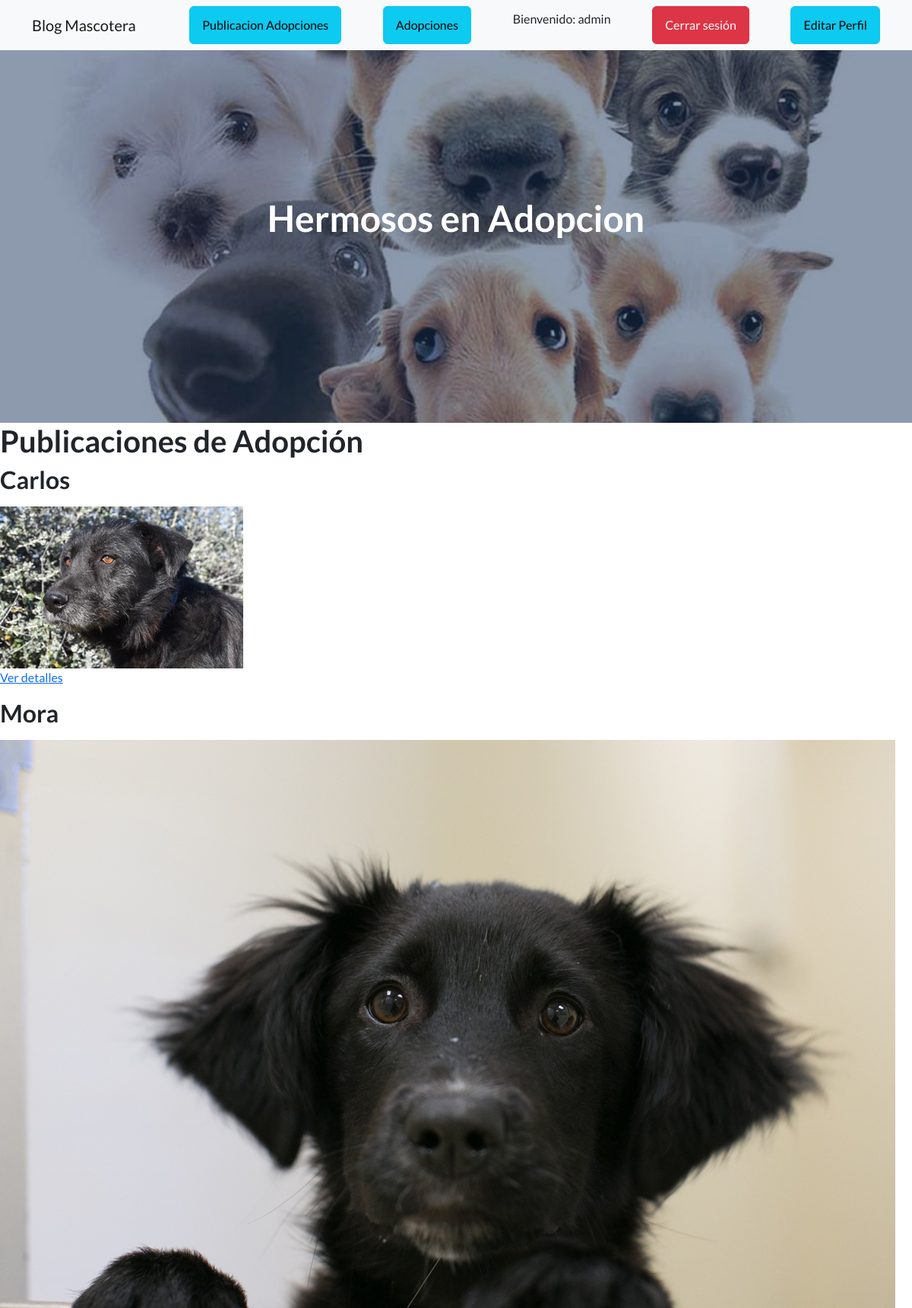
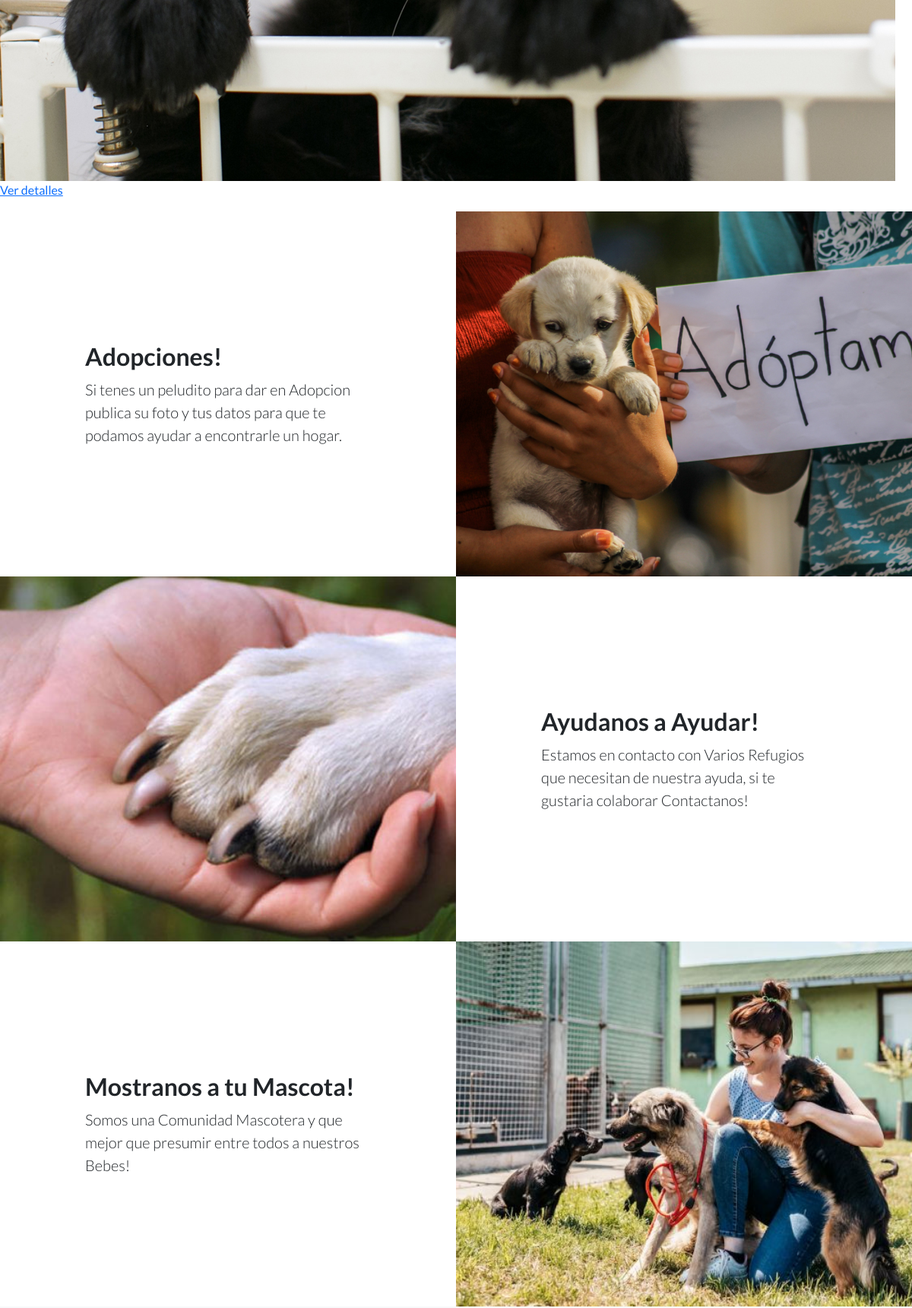
The page /AppInicio/adopcion_lista/ (signed in, upper part) on the database its author committed (2 pictures, top to bottom).
### AppInicio/models.py (models this page shows, shortened)
class Adopcion(models.Model):
    autor = models.ForeignKey(User, on_delete=models.CASCADE)
    nombre = models.CharField(max_length=200)
    raza = models.CharField(max_length=200,default='desconocida')
    edad = models.IntegerField(default=1)
    animal_info = models.TextField()
    imagen = models.ImageField(upload_to='adoption_images/')
    fecha_creacion = models.DateTimeField(auto_now_add=True)

### AppInicio/views.py (the view)
# urls.py: path('adopcion_lista/', adopcion_lista, name='adopcion_lista'),
def adopcion_lista(request):
    adopciones = Adopcion.objects.all()
    return render(request, 'AppInicio/adopcion_lista.html', {'adopciones': adopciones})

### AppInicio/templates/AppInicio/adopcion_lista.html (shortened to what this page needs)
{% extends "AppInicio/padre.html" %}
{% load static %}
{% block titulo %}
Hermosos en Adopcion
{% endblock %}
{% block contenido %}
  <h1>Publicaciones de Adopción</h1>
  {% for adopcion in adopciones %}
    <h2>{{ adopcion.nombre }}</h2>
    <img src="{{ adopcion.imagen.url }}" alt="{{ adopcion.nombre }}">
    <p><a href="{% url 'AppInicio:adopcion_detalle' adopcion_id=adopcion.id %}">Ver detalles</a></p>
  {% endfor %}
{% endblock %}

### AppInicio/templates/AppInicio/padre.html (shortened to what this page needs)
<!DOCTYPE html>
<html lang="en">
    <head>
        {% load static %}
        <link href="https://cdn.jsdelivr.net/npm/bootstrap-icons@1.5.0/font/bootstrap-icons.css" rel="stylesheet" type="text/css" />
        <link href="{% static 'AppInicio/css/styles.css' %}" rel="stylesheet" />
    </head>
    <body>
        <nav class="navbar navbar-light bg-light static-top">
            <div class="container">
                <a class="navbar-brand" href="#!">Blog Mascotera</a>
                <a class="btn btn-info" href="{% url 'AppInicio:adopcion_lista' %}">Publicacion Adopciones</a>
                {% if user.is_authenticated %}
                <a class="btn btn-info" href="{% url 'AppInicio:adopcion_nuevo' %}">Adopciones</a>
                <p> Bienvenido: {{ user.username }}</p>
                <a class="btn btn-danger" href="{% url 'AppInicio:logout' %}">Cerrar sesión</a>
                <a class="btn btn-info" href="{% url 'AppInicio:editarPerfil' %}">Editar Perfil</a>
            {% else %}
                <a class="btn btn-success" href="{% url 'AppInicio:login' %}">Ingresar</a>
                <a class="btn btn-success" href="{% url 'AppInicio:register' %}">Registrarse</a>
                {% endif %}
            </div>
        </nav>
        <header class="masthead">
            <div class="container position-relative">
                <div class="row justify-content-center">
                    <div class="col-xl-6">
                        <div class="text-center text-white">
                            <h1 class="mb-5">{% block titulo %}    {% endblock  %}</h1>
                        </div>
                    </div>
                </div>
            </div>
        </header>
        {% block contenido %}
        {% endblock %}
        <section class="showcase">
            <div class="container-fluid p-0">
                <div class="row g-0">
                    <div class="col-lg-6 order-lg-2 text-white showcase-img" style="background-image: url('/static/AppInicio/assets/img/Cachorros-1.jpg')"></div>
                    <div class="col-lg-6 order-lg-1 my-auto showcase-text">
                        <h2>Adopciones!</h2>
                        <p class="lead mb-0">Si tenes un peludito para dar en Adopcion publica su foto y tus datos para que te podamos ayudar a encontrarle un hogar.</p>
                    </div>
                </div>
                <div class="row g-0">
                    <div class="col-lg-6 text-white showcase-img" style="background-image: url('/static/AppInicio/assets/img/Animales-de-la-calle-como-ayudar.jpg')"></div>
                    <div class="col-lg-6 my-auto showcase-text">
                        <h2>Ayudanos a Ayudar!</h2>
                        <p class="lead mb-0">Estamos en contacto con Varios Refugios que necesitan de nuestra ayuda, si te gustaria colaborar Contactanos!</p>
                    </div>
                </div>
                <div class="row g-0">
                    <div class="col-lg-6 order-lg-2 text-white showcase-img" style="background-image:url('/static/AppInicio/assets/img/perrito4.jpg')"></div>
                    <div class="col-lg-6 order-lg-1 my-auto showcase-text">
                        <h2>Mostranos a tu Mascota!</h2>
                        <p class="lead mb-0">Somos una Comunidad Mascotera y que mejor que presumir entre todos a nuestros Bebes!</p>
                    </div>
                </div>
            </div>
        </section>
    </body>
</html>

### rows shown on the page
Adopcion: nombre "Carlos", imagen (picture)
Adopcion: nombre "Mora", imagen (picture)

### other values the page prints
{{ user.username }} "admin"
